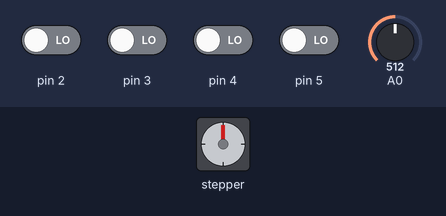
This sketch was run on a simulated Arduino Uno, built with avr-gcc and run on an emulated ATmega328P. Shown: stepper motor. The inputs (shaded band) are chosen by the test bench; at power-on: pin 2–5 LOW, A0 = 512. Stepper angles assume 2048 steps per turn; what the sketch prints to the serial monitor is not drawn.

Above: at 1.2 s.
1.3 s: A0 set to 535
2.8 s: A0 set to 557
At 5.08 s:
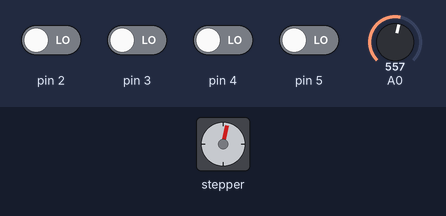
5.8 s: A0 set to 716
At 6.17 s:
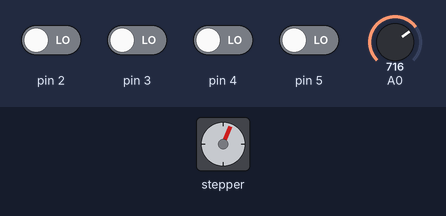
Timing chart, 0 to 18.8 s (numbered marks = the images above; inputs shaded):
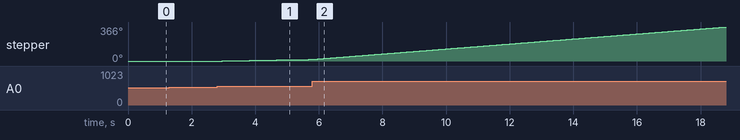

Measured:
- the behaviour switches between 548 and 549 on A0 (found by bisection; images 0 and 1)
- after the input at 2.8 s, stepper: keeps turning clockwise at about 6°/s, starting after 0.16 s

The sketch:

Arduino_receiving_stepper_signal.ino
```cpp
/*

Arduino stepper signals reader.
by JX Pan

A experiment for my laser-cutting 3d printer project. My plan is to add another
Arduino to the 3d printer that I'm about to get, and to use this extra Arduino
to control a laser according to commands which are sent from
ramps1.4 (the 3d printer's electronics) as stepper motor signals and
interpreted by the second Arduino's (I'm using a UNO) firmware.

It's a work-in-progress. I might finish this project (OR NOT...) in summer.
If you are planing to do the same thing, don't refer to mine yet.
You can do that once I have a reliable firmware developed.
That should not be remote. But all the hardware jobs will not be
started until after my final exam in school.

Connect the stepper signals to 2-5
Connect the stepper driver you use to create signals to 8-11, or of
course you can simply ignore these pins and run a stepper driver controlled
elsewhere.

I have used a pot to control the speed of the stepper signals and
directions for testing sake. The signal of pot is connected to pin A0.

ADD RESISTORS maybe if you are reading signals for larger Stepper motors.
I'm using a driver for tiny little steppers using Arduino's internal power
inout so I didn't use any resistors. Don't know if it's necessary to do
that when you use a more powerful stepper driver. A external power source
may cause a difference too.
*/

#include <Stepper.h>


float motorSpeed;

Stepper myStepper(2048, 8,9,10,11);


int a;

void setup() {
  pinMode (2,INPUT);
  pinMode (3,INPUT);
  pinMode (4,INPUT);
  pinMode (5,INPUT);
Serial.begin(9600);
}

void loop() {
  // read the sensor value:
  int sensorReading = analogRead(0);
  int r1 = digitalRead(2);
  int r2 = digitalRead(3);
  int r3 = digitalRead(4);
  int r4 = digitalRead(5);


  if (sensorReading < 512) {

     motorSpeed = map(sensorReading, 511, 0, 0, 14);

     a = -1;} else {
       a = 1;
       motorSpeed = map(sensorReading, 512, 1023, 0, 14);

    }

  Serial.print(r1);
  Serial.print(r2);
  Serial.print(r3);
  Serial.println(r4);

  if (motorSpeed > 0) {
    myStepper.setSpeed(motorSpeed);
    // step 1/100 of a revolution:
    myStepper.step(a);
  }


}
```
